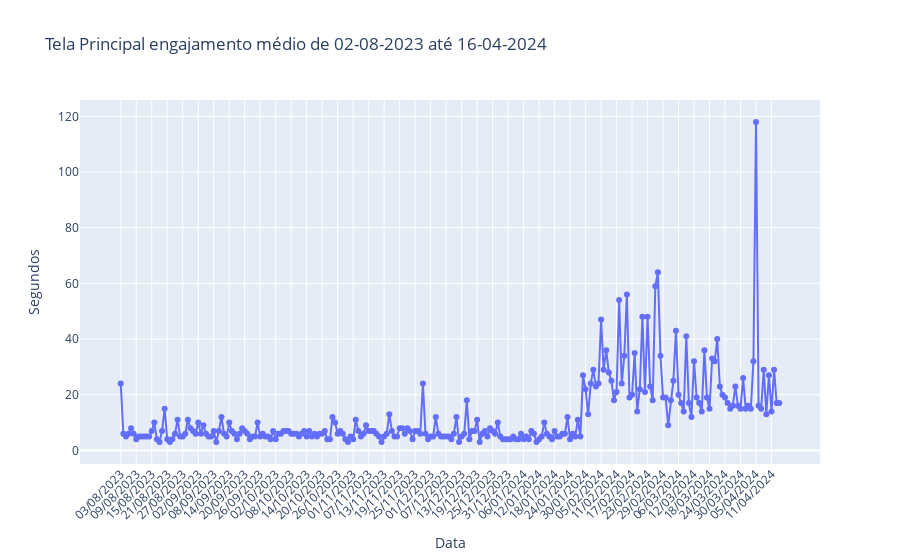

Notebook code cell kept with this figure:
### Markdown cell above
# Gráfico de Engajamento médio diário da tela principal

### Code cell
fig = px.line(engajamento, x="Data", y="Segundos", title= 'Tela Principal engajamento médio de ' + str(data_inicio_titulo) + ' até ' + str(data_fim_titulo), markers=True)
fig.update_layout(xaxis_tickangle=-45)
fig.write_html(r"C:\Users\rodli\OneDrive\Documentos\Mestrado\Arquivos\Graficos\Engajamento_" + str(data_inicio_titulo) + "_" + str(data_fim_titulo) + ".html")
fig.show()

### Figure 1 — Plotly figure (JSON) as saved in the notebook; plotly's stock layout.template omitted (floating-point values rounded to 4 significant figures; data arrays with more than 128 entries replaced by an {"elided": "..."} marker saying what was removed)
{"data": [{"hovertemplate": "Data=%{x}<br>Segundos=%{y}<extra></extra>", "legendgroup": "", "line": {"color": "#636efa", "dash": "solid"}, "marker": {"symbol": "circle"}, "mode": "markers+lines", "name": "", "orientation": "v", "showlegend": false, "type": "scatter", "x": {"elided": "256 str values"}, "xaxis": "x", "y": {"elided": "256 int values"}, "yaxis": "y"}], "layout": {"legend": {"tracegroupgap": 0}, "title": {"text": "Tela Principal engajamento médio de 02-08-2023 até 16-04-2024"}, "xaxis": {"anchor": "y", "domain": [0, 1], "tickangle": -45, "title": {"text": "Data"}}, "yaxis": {"anchor": "x", "domain": [0, 1], "title": {"text": "Segundos"}}}}
